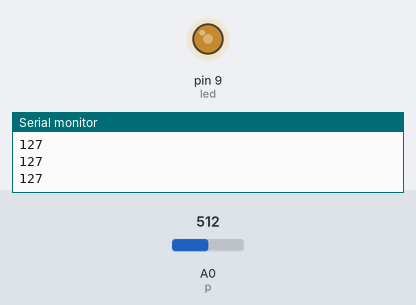
Recording of a sketch running on a simulated Arduino Uno, built with avr-gcc and run on an emulated ATmega328P. Parts: output pins drawn as LEDs (lit = HIGH), the last lines printed to the serial monitor. The inputs (shaded band) are chosen by the test bench; at power-on: A0 (p) = 512.

Above: at 1.2 s.
1.3 s: A0 (p) set to 716
At 2.2 s:
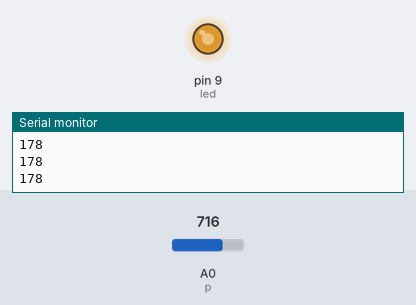
2.8 s: A0 (p) set to 900
At 3.5 s:
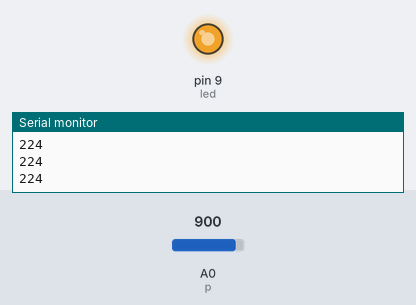
4.3 s: A0 (p) set to 122
At 5.5 s:
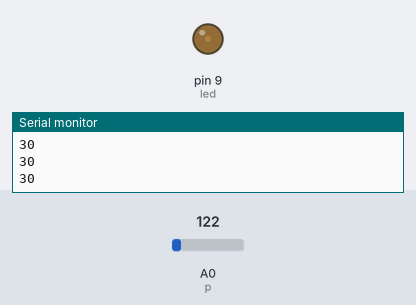
5.8 s: A0 (p) set to 0
At 6.9 s:
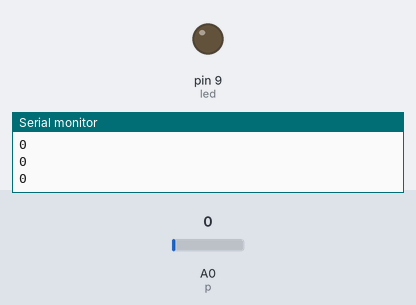
7.3 s: A0 (p) set to 511
At 8.0 s:
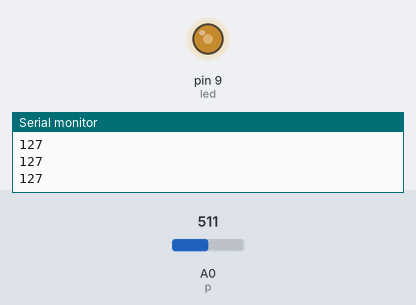
Timing chart, 0 to 9.8 s (numbered marks = the images above; inputs shaded):
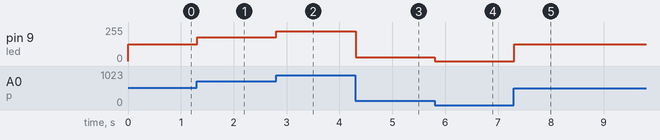

Measured:
- after the input at 1.3 s, pin 9 (led): 127/255 → 178/255 at once
- after the input at 2.8 s, pin 9 (led): 178/255 → 224/255 at once
- after the input at 4.3 s, pin 9 (led): 224/255 → 30/255 at once
- after the input at 5.8 s, pin 9 (led): 30/255 → 0/255 at once
- after the input at 7.3 s, pin 9 (led): 0/255 → 127/255 at once

The sketch:

1_3_hfg_offenbach_robotik_lab_fade_led_poti.ino
```cpp
/*
  Fade LED with Poti

  Sketch written by Ivan Iovine
  The sketch was inspired by these arduino tutorial references:
  http://www.arduino.cc/en/Tutorial/Fade
  http://www.arduino.cc/en/Tutorial/AnalogInput
*/

int led = 9;           // the PWM pin the LED is attached to

int p = A0; // Potentiometer Analog Pin
int valueP = 0;

// the setup routine runs once when you press reset:
void setup() {
  // declare pin 9 to be an output:
  pinMode(led, OUTPUT);
  Serial.begin(9600);
}

// the loop routine runs over and over again forever:
void loop() {

  // map the potentiometer value from 0-1023 to 0-255 (LED has 255 values of brightness)
  valueP =  map(analogRead(p),0,1023,0,255);
  // Print to the serial Monitor the poti values
  Serial.println(valueP);
  // set the brightness of pin 9:
  analogWrite(led, valueP);
}
```
